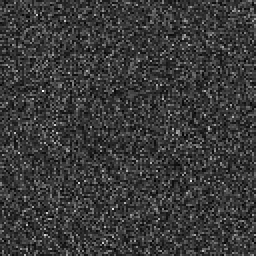
#> input picture data/detection/val/val_clean_0000_scene.png, 128 x 128 px (shown 2 times larger); its folder holds 4 pictures in this run
$ python baseline_detector.py
#> lines starting #> are read from the running program, lines starting #| are printed output that depends on the picture; after the words box and inside, x2 and y2 are one past the last pixel; in counts of white or black regions, pixels touching at a corner belong together
"""
Baseline detector (classical CV, no ML training needed).

Per the masterplan (p.9): "use a single second architecture only if the
baseline is complete and the result would change a decision." This is that
baseline — cheap, fast, runs anywhere, and gives a number the real U-Net has
to beat before it's worth the added complexity.

Method:
  1. Threshold scene intensity relative to local background statistics.
  2. Connected-component label the thresholded regions.
  3. Reject small regions (noise) and reject "patchy" regions whose internal
     darkening is uneven — a crude physical stand-in for "real oil dampens
     capillary waves fairly uniformly across the slick, most look-alikes
     (wind shadows, biogenic slicks) don't."
  4. What survives is the predicted oil mask.

This is deliberately simple. It's expected to do OK on clean+oil separation
and only partially reject look-alikes — that gap is exactly the number that
justifies training the U-Net next.
"""

from __future__ import annotations

import glob
import os
from dataclasses import dataclass

import numpy as np
from PIL import Image
from scipy.ndimage import label, binary_opening


@dataclass
class DetectionMetrics:
    iou_on_oil: float
    # Masterplan p.15 asks for recall >= 0.85 and precision alongside IoU, and
    # is explicit that pixel accuracy is not a substitute. These are pixel-level
    # and computed on oil scenes only: on a look-alike or clean scene the truth
    # mask is empty, so recall is undefined and precision is always 0 whenever
    # anything is predicted — which is what the false-positive rates below
    # measure, per scene rather than per pixel.
    recall_on_oil: float
    precision_on_oil: float
    false_positive_rate_lookalike: float
    false_positive_rate_clean: float
    n_oil: int
    n_lookalike: int
    n_clean: int


def predict_mask(scene: np.ndarray, dark_thresh_pct: float = 75,
                  min_region_px: int = 60, uniformity_std_max: float = 45.0) -> np.ndarray:
    """scene: uint8 grayscale array. Returns binary predicted mask (uint8, 0/1)."""
    bg_level = np.median(scene)
    threshold = bg_level * (dark_thresh_pct / 100.0)
    candidate = (scene < threshold).astype(np.uint8)
    candidate = binary_opening(candidate, iterations=1).astype(np.uint8)

    labeled, n = label(candidate)
    pred = np.zeros_like(candidate)
    for region_id in range(1, n + 1):
        region_mask = labeled == region_id
        area = int(region_mask.sum())
        if area < min_region_px:
            continue
        region_vals = scene[region_mask].astype(float)
        if region_vals.std() > uniformity_std_max:
            continue  # too patchy -> treat as look-alike, reject
        pred[region_mask] = 1
    return pred


def iou(pred: np.ndarray, truth: np.ndarray) -> float:
    pred_b, truth_b = pred.astype(bool), truth.astype(bool)
    inter = np.logical_and(pred_b, truth_b).sum()
    union = np.logical_or(pred_b, truth_b).sum()
    return float(inter / union) if union > 0 else 1.0


def recall_precision(pred: np.ndarray, truth: np.ndarray) -> tuple[float, float]:
    """Pixel-level recall and precision on a scene that contains oil.

    Returned as a pair because they trade off: this detector rejects patchy
    regions, which raises precision and costs recall. Reporting either alone
    would hide that.
    """
    pred_b, truth_b = pred.astype(bool), truth.astype(bool)
    tp = float(np.logical_and(pred_b, truth_b).sum())
    fn = float(np.logical_and(~pred_b, truth_b).sum())
    fp = float(np.logical_and(pred_b, ~truth_b).sum())
    recall = tp / (tp + fn) if (tp + fn) > 0 else float("nan")
    # No prediction at all on a scene that does contain oil is a total miss,
    # not undefined precision — scoring it nan would quietly drop the worst
    # cases out of the average.
    precision = tp / (tp + fp) if (tp + fp) > 0 else 0.0
    return recall, precision


def evaluate_split(split_dir: str = "data/detection/val") -> DetectionMetrics:
#> called with split_dir = 'data/detection/val'
    scene_paths = sorted(glob.glob(os.path.join(split_dir, "*_scene.png")))
    ious, recalls, precisions, fp_lookalike, fp_clean = [], [], [], [], []
    n_oil = n_lookalike = n_clean = 0

    for sp in scene_paths:
        base = sp[: -len("_scene.png")]
        mask_path = base + "_mask.png"
        kind = os.path.basename(base).split("_")[1]  # train_<kind>_####  or val_<kind>_####

        scene = np.array(Image.open(sp))
#> scene is the input picture: shape (128, 128); min 2, max 255, mean 57.8
        truth = (np.array(Image.open(mask_path)) > 127).astype(np.uint8)
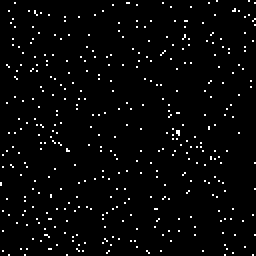
#> truth: shape (128, 128) (shown 2 times larger); values 0 (black) and 1 (white), 2.6% white in thin lines or dots
        pred = predict_mask(scene)
#> in predict_mask, `bg_level = np.median(scene)`: bg_level = 53
#> in predict_mask, `threshold = bg_level * (dark_thresh_pct / 100.0)`: threshold = 39.75
#> in predict_mask, `candidate = (scene < threshold).astype(np.uint8)`:
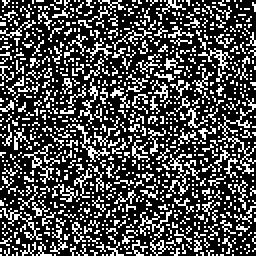
#> candidate: shape (128, 128) (shown 2 times larger); values 0 (black) and 1 (white), 29.5% white in thin lines or dots
#> in predict_mask, `candidate = binary_opening(candidate, iterations=1).astype(np.uint8)`:
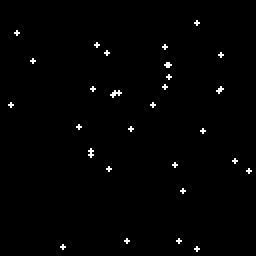
#> candidate: shape (128, 128) (shown 2 times larger); values 0 (black) and 1 (white), 0.96% white in thin lines or dots, all inside (x1, y1, x2, y2) = (4, 10, 126, 126)
#> in predict_mask, `labeled, n = label(candidate)`: labeled: shape (128, 128) int32; 29 distinct labels, from 0 to 28
#> in predict_mask, `labeled, n = label(candidate)`: n = 28
#> the loop in predict_mask, `for region_id in range(1, n + 1):` made 28 passes
#> area on passes 1 to 12: 5, 5, 5, 5, 5, 5, 5, 8, 5, 5, 5, 8
#> pass 1, in predict_mask, `region_mask = labeled == region_id`:
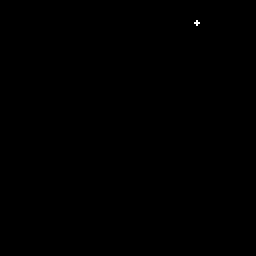
#> region_mask: shape (128, 128) bool (shown 2 times larger); 0.03% white in thin lines or dots, all inside (x1, y1, x2, y2) = (97, 10, 100, 13)
#> after the loop in predict_mask, `for region_id in range(1, n + 1):`: pred: shape (128, 128); every value is 0

        if kind == "oil":
            n_oil += 1
            ious.append(iou(pred, truth))
            r, pr = recall_precision(pred, truth)
            recalls.append(r)
            precisions.append(pr)
        elif kind == "lookalike":
            n_lookalike += 1
            fp_lookalike.append(1 if pred.sum() > 0 else 0)
        elif kind == "clean":
            n_clean += 1
            fp_clean.append(1 if pred.sum() > 0 else 0)
#> pass 2 of the loop in evaluate_split, `for sp in scene_paths:`:
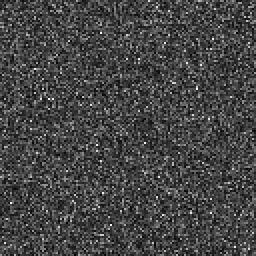
#> input picture data/detection/val/val_clean_0001_scene.png, 128 x 128 px (shown 2 times larger)
#> in evaluate_split, scene is the input picture: shape (128, 128); min 1, max 255, mean 69.4
#> in evaluate_split, `truth = (np.array(Image.open(mask_path)) > 127).astype(np.uint8)`:
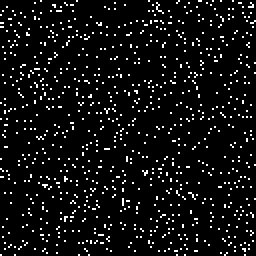
#> truth: shape (128, 128) (shown 2 times larger); values 0 (black) and 1 (white), 6.5% white in thin lines or dots
#> bg_level = 64
#> threshold = 48
#> labeled: shape (128, 128) int32; 24 distinct labels, from 0 to 23
#> n = 23
#> the loop in predict_mask (call 2), `for region_id in range(1, n + 1):` made 23 passes
#> pass 1, in predict_mask (call 2), `region_mask = labeled == region_id`:
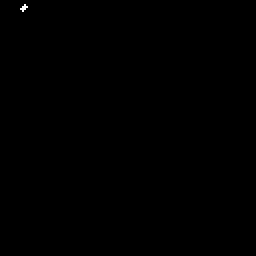
#> region_mask: shape (128, 128) bool (shown 2 times larger); 0.05% white in thin lines or dots, all inside (x1, y1, x2, y2) = (10, 2, 14, 6)
#> pass 3 of the loop in evaluate_split, `for sp in scene_paths:`:
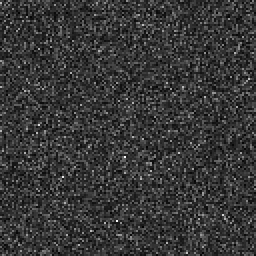
#> input picture data/detection/val/val_clean_0002_scene.png, 128 x 128 px (shown 2 times larger)
#> in evaluate_split, scene is the input picture: shape (128, 128); min 2, max 255, mean 55.1
#> bg_level = 51
#> threshold = 38.25
#> in predict_mask (call 3), `candidate = (scene < threshold).astype(np.uint8)`:
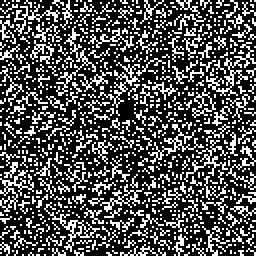
#> candidate: shape (128, 128) (shown 2 times larger); values 0 (black) and 1 (white), 30.9% white in thin lines or dots
#> labeled: shape (128, 128) int32; 34 distinct labels, from 0 to 33
#> n = 33
#> the loop in predict_mask (call 3), `for region_id in range(1, n + 1):` made 33 passes
#> pass 1, in predict_mask (call 3), `region_mask = labeled == region_id`:
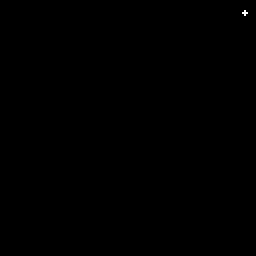
#> region_mask: shape (128, 128) bool (shown 2 times larger); 0.03% white in thin lines or dots, all inside (x1, y1, x2, y2) = (121, 5, 124, 8)
#> the loop made 4 passes; the first 3 are shown

    return DetectionMetrics(
        iou_on_oil=float(np.mean(ious)) if ious else float("nan"),
        recall_on_oil=float(np.nanmean(recalls)) if recalls else float("nan"),
        precision_on_oil=float(np.mean(precisions)) if precisions else float("nan"),
        false_positive_rate_lookalike=float(np.mean(fp_lookalike)) if fp_lookalike else float("nan"),
        false_positive_rate_clean=float(np.mean(fp_clean)) if fp_clean else float("nan"),
        n_oil=n_oil, n_lookalike=n_lookalike, n_clean=n_clean,
    )


# Backwards-compatible alias: `evaluate` was the original name.
evaluate = evaluate_split


if __name__ == "__main__":
    import sys
    split = sys.argv[1] if len(sys.argv) > 1 else "data/detection/val"
#> (the run stopped early here; a loop or call above may not have finished)
